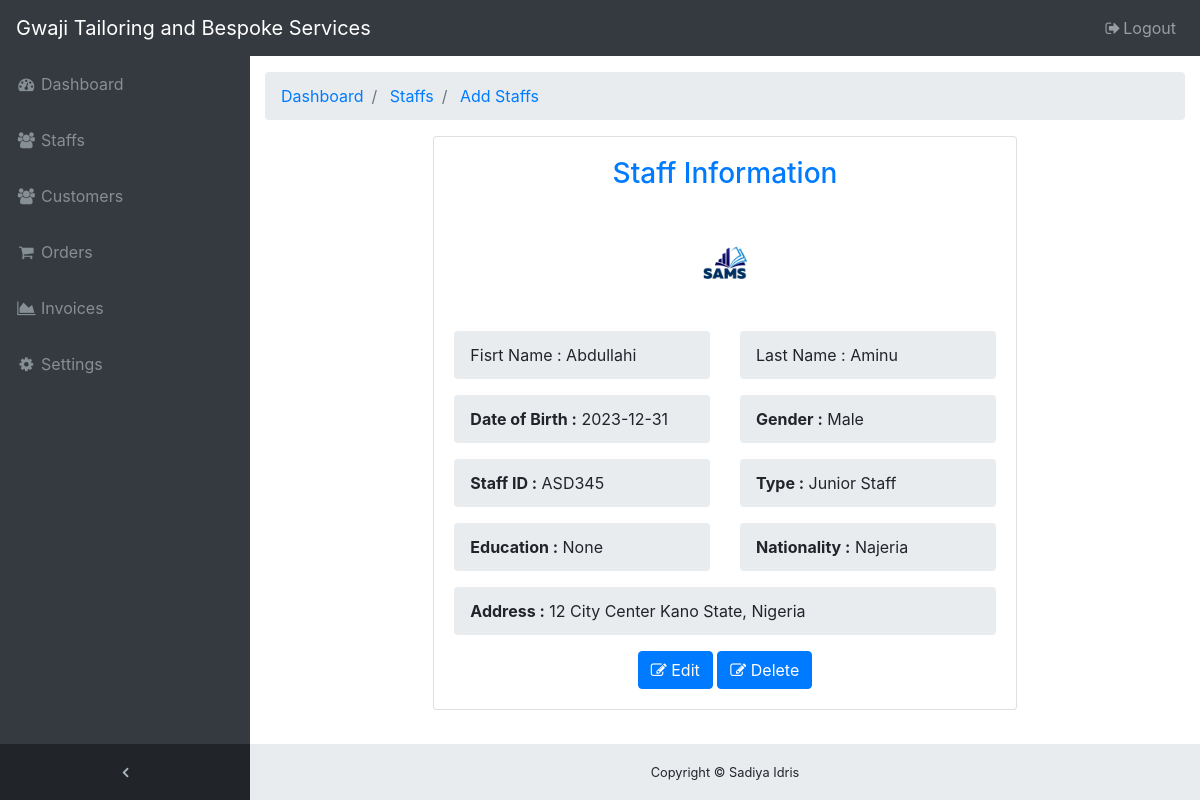
Screenshot of /staff-view?id=3 (signed in) with the database file from the repository.
### tables this page shows
CREATE TABLE `data_clark` (
  `dataClark_id` int(10) NOT NULL,
  `firstName` varchar(100) NOT NULL,
  `surName` varchar(100) NOT NULL,
  `emailAddress` varchar(100) NOT NULL,
  `dateOfBirth` varchar(100) NOT NULL,
  `gender` varchar(100) NOT NULL,
  `maritalStatus` varchar(100) NOT NULL,
  `nationality` varchar(100) NOT NULL,
  `education` varchar(100) NOT NULL,
  `address` varchar(100) NOT NULL,
  `picture` varchar(1000) NOT NULL,
  `businessTitle` varchar(100) DEFAULT NULL,
  `businessMotto` varchar(100) DEFAULT NULL,
  `businessPhone1` varchar(100) DEFAULT NULL,
  `businessPhone2` varchar(100) DEFAULT NULL,
  `businessAddress` varchar(100) DEFAULT NULL,
  `businessLogo` varchar(1000) DEFAULT NULL,
  `password` varchar(100) NOT NULL,
  `status` int(10) DEFAULT NULL,
  `created_at` timestamp NOT NULL DEFAULT current_timestamp(),
  `updated_at` timestamp NULL DEFAULT NULL ON UPDATE current_timestamp()
);

CREATE TABLE `staffs` (
  `staff_id` int(10) NOT NULL,
  `dataClark_id` int(10) NOT NULL,
  `surName` varchar(100) DEFAULT NULL,
  `firstName` varchar(100) DEFAULT NULL,
  `staffID` varchar(100) DEFAULT NULL,
  `type` varchar(100) DEFAULT NULL,
  `dateOfBirth` varchar(100) DEFAULT NULL,
  `gender` varchar(100) DEFAULT NULL,
  `nationality` varchar(100) DEFAULT NULL,
  `address` varchar(100) DEFAULT NULL,
  `education` varchar(100) DEFAULT NULL,
  `picture` varchar(1000) DEFAULT NULL,
  `created_at` timestamp NOT NULL DEFAULT current_timestamp(),
  `updated_at` timestamp NULL DEFAULT NULL ON UPDATE current_timestamp()
);

### auth.php (called while the page is built, shortened)
<?php
include 'connection.php';
if (isset($_SESSION['adminid'])) {
  $adminid = $_SESSION['adminid'];
}else {
  echo "<script>window.open('index', '_self')</script>";
}
  $adminINFOR = $conn->query("SELECT * FROM data_clark WHERE dataClark_id='".$adminid."' ") or die($conn->error);
    while ($row = $adminINFOR->fetch_assoc()) {
      $btitle = $row['businessTitle'];
    }
?>

### staff-view.php (the view, shortened to what this page needs)
<!DOCTYPE html>
<html lang="en">
<head>
  <link href="vendor/bootstrap/css/bootstrap.min.css" rel="stylesheet">
  <link href="vendor/font-awesome/css/font-awesome.min.css" rel="stylesheet" type="text/css">
  <link href="vendor/datatables/dataTables.bootstrap4.css" rel="stylesheet">
  <link href="css/sb-admin.css" rel="stylesheet">
</head>
<body class="fixed-nav sticky-footer bg-dark" id="page-top">
  <?php
    include 'auth.php'; include 'components/navbar.php';
    if(!empty($_GET['id'])){
        $id = $_GET['id'];
    }else{
        echo "<script> window.open('staffs', '_self')</script>";
    }
    $getStaff = $conn->query("SELECT * FROM staffs WHERE staff_id='".$id."' ");
    while ($row = $getStaff->fetch_assoc()) {
        $fname = $row['firstName'];
        $lname = $row['surName'];
        $dob = $row['dateOfBirth'];
        $gender = $row['gender'];
        $staffID = $row['staffID'];
        $type = $row['type'];
        $education = $row['education'];
        $nationality = $row['nationality'];
        $address = $row['address'];
        $picture = $row['picture'];
    }
  ?>
  <div class="content-wrapper">
    <div class="container-fluid">
      <ol class="breadcrumb">
        <li class="breadcrumb-item">
          <a href="home">Dashboard</a>
        </li>
        <li class="breadcrumb-item active">
            <a href="staffs">Staffs</a>
        </li>
        <li class="breadcrumb-item active">
            <a href="staff-add">Add Staffs</a>
        </li>
      </ol>
      <div class="col-md-8 mx-auto">
        <div class="card mb-3">
            <div class="card-body">
                <h3 class="text-center text-primary">Staff Information</h3>
                <center>
                    <img src="<?= $picture?>" class="rounded-circle my-3" width="100" height="100"/>
                </center>
                <div class="row">
                    <div class="col-md-6">
                        <ul class="breadcrumb">
                        <li>Fisrt Name : <?= $fname ?></li>
                        </ul>
                    </div>
                    <div class="col-md-6">
                        <ul class="breadcrumb">
                        <li>Last Name : <?= $lname ?></li>
                        </ul>
                    </div>
                    <div class="col-md-6">
                        <ul class="breadcrumb">
                            <li><b>Date of Birth :</b> <?= $dob ?></li>
                        </ul>
                    </div>
                    <div class="col-md-6">
                        <ul class="breadcrumb">
                            <li><b>Gender :</b> <?= $gender ?></li>
                        </ul>
                    </div>
                    <div class="col-md-6">
                        <ul class="breadcrumb">
                            <li><b>Staff ID :</b> <?= $staffID ?></li>
                        </ul>
                    </div>
                    <div class="col-md-6">
                        <ul class="breadcrumb">
                            <li><b>Type :</b> <?= $type ?></li>
                        </ul>
                    </div>
                    <div class="col-md-6">
                        <ul class="breadcrumb">
                            <li><b>Education :</b> <?= $education ?></li>
                        </ul>
                    </div>
                    <div class="col-md-6">
                        <ul class="breadcrumb">
                            <li><b>Nationality :</b> <?= $nationality ?></li>
                        </ul>
                    </div>
                    <div class="col-md-12">
                        <ul class="breadcrumb">
                            <li><b>Address :</b> <?= $address ?></li>
                        </ul>
                    </div>
                </div>
                <center>
                    <a href="staff-edit?id=<?= $id ?>" class="btn btn-primary"><i class="fa fa-edit"></i> Edit</a>
                    <a href="process?action=DeleteStaff&id=<?= $id ?>" class="btn btn-primary"><i class="fa fa-edit"></i> Delete</a>
                </center>
            </div>
        </div>
      </div>
    </div>
    <?php include 'components/footer.php';?>
  </div>
</body>
</html>

### components/navbar.php (shortened to what this page needs)
<nav class="navbar navbar-expand-lg navbar-dark bg-dark fixed-top" id="mainNav">
    <a class="navbar-brand" href="index.html"><?= $btitle?></a>
    <div class="collapse navbar-collapse" id="navbarResponsive">
      <ul class="navbar-nav navbar-sidenav" id="exampleAccordion">
        <li class="nav-item" data-toggle="tooltip" data-placement="right" title="Dashboard">
          <a class="nav-link" href="home">
            <i class="fa fa-fw fa-dashboard"></i>
            <span class="nav-link-text">Dashboard</span>
          </a>
        </li>
        <li class="nav-item" data-toggle="tooltip" data-placement="right" title="Charts">
          <a class="nav-link" href="staffs">
            <i class="fa fa-fw fa-users"></i>
            <span class="nav-link-text">Staffs</span>
          </a>
        </li>
        <li class="nav-item" data-toggle="tooltip" data-placement="right" title="Tables">
          <a class="nav-link" href="customers">
            <i class="fa fa-fw fa-users"></i>
            <span class="nav-link-text">Customers</span>
          </a>
        </li>
        <li class="nav-item" data-toggle="tooltip" data-placement="right" title="Charts">
          <a class="nav-link" href="orders">
            <i class="fa fa-fw fa-shopping-cart"></i>
            <span class="nav-link-text">Orders</span>
          </a>
        </li>
        <li class="nav-item" data-toggle="tooltip" data-placement="right" title="Charts">
          <a class="nav-link" href="invoices">
            <i class="fa fa-fw fa-area-chart"></i>
            <span class="nav-link-text">Invoices</span>
          </a>
        </li>
        <li class="nav-item" data-toggle="tooltip" data-placement="right" title="Charts">
          <a class="nav-link" href="settings">
            <i class="fa fa-fw fa-gear"></i>
            <span class="nav-link-text">Settings</span>
          </a>
        </li>
      </ul>
      <ul class="navbar-nav sidenav-toggler">
        <li class="nav-item">
          <a class="nav-link text-center" id="sidenavToggler">
            <i class="fa fa-fw fa-angle-left"></i>
          </a>
        </li>
      </ul>
      <ul class="navbar-nav ml-auto">
        <li class="nav-item">
          <a class="nav-link" data-toggle="modal" data-target="#exampleModal">
            <i class="fa fa-fw fa-sign-out"></i>Logout</a>
        </li>
      </ul>
    </div>
  </nav>

### components/footer.php
<footer class="sticky-footer">
    <div class="container">
    <div class="text-center">
        <small>Copyright © Sadiya Idris</small>
    </div>
    </div>
</footer>

### css/sb-admin.css (style rules this page uses)
html { position: relative; min-height: 100%; }
body { overflow-x: hidden; }
body.sticky-footer { margin-bottom: 56px; }
body.sticky-footer .content-wrapper { min-height: calc(100vh - 56px - 56px); }
body.fixed-nav { padding-top: 56px; }
.content-wrapper { min-height: calc(100vh - 56px); padding-top: 1rem; }
#mainNav .navbar-collapse { overflow: auto; max-height: 75vh; }
#mainNav .navbar-collapse .navbar-nav .nav-item .nav-link { cursor: pointer; }
#mainNav .navbar-collapse .sidenav-toggler { display: none; }
@media (min-width: 992px) { #mainNav .navbar-brand { width: 250px; } }
@media (min-width: 992px) { #mainNav .navbar-collapse { overflow: visible; max-height: none; } }
@media (min-width: 992px) { #mainNav .navbar-collapse .navbar-sidenav { position: absolute; top: 0; left: 0; -webkit-flex-direction: column; -ms-flex-direction: column; flex-direction: column; margin-top: 56px; } }
@media (min-width: 992px) { #mainNav .navbar-collapse .navbar-sidenav > .nav-item { width: 250px; padding: 0; } }
@media (min-width: 992px) { #mainNav .navbar-collapse .navbar-sidenav > .nav-item > .nav-link { padding: 1em; } }
#mainNav.fixed-top .sidenav-toggler { display: none; }
@media (min-width: 992px) { #mainNav.fixed-top .navbar-sidenav { height: calc(100vh - 112px); } }
@media (min-width: 992px) { #mainNav.fixed-top .sidenav-toggler { position: absolute; top: 0; left: 0; display: flex; -webkit-flex-direction: column; -ms-flex-direction: column; flex-direction: column; margin-top: calc(100vh - 56px); } }
@media (min-width: 992px) { #mainNav.fixed-top .sidenav-toggler > .nav-item { width: 250px; padding: 0; } }
@media (min-width: 992px) { #mainNav.fixed-top .sidenav-toggler > .nav-item > .nav-link { padding: 1em; } }
#mainNav.fixed-top.navbar-dark .sidenav-toggler { background-color: #212529; }
#mainNav.fixed-top.navbar-dark .sidenav-toggler a i { color: #adb5bd; }
.content-wrapper { overflow-x: hidden; background: white; }
@media (min-width: 992px) { .content-wrapper { margin-left: 250px; } }
#sidenavToggler i { font-weight: 800; }
#mainNav.navbar-dark .navbar-collapse .navbar-sidenav > .nav-item > .nav-link { color: #868e96; }
@media (min-width: 992px) { #mainNav.navbar-dark .navbar-collapse .navbar-sidenav { background: #343a40; } }
footer.sticky-footer { position: absolute; right: 0; bottom: 0; width: 100%; height: 56px; background-color: #e9ecef; line-height: 55px; }
@media (min-width: 992px) { footer.sticky-footer { width: calc(100% - 250px); } }

### rows the page displays
data_clark: businessTitle "Gwaji Tailoring and Bespoke Services"
staffs: picture (picture), firstName "Abdullahi", surName "Aminu", dateOfBirth "2023-12-31", gender "Male", staffID "ASD345", type "Junior Staff", education "None", nationality "Najeria", address "12 City Center Kano State, Nigeria"
